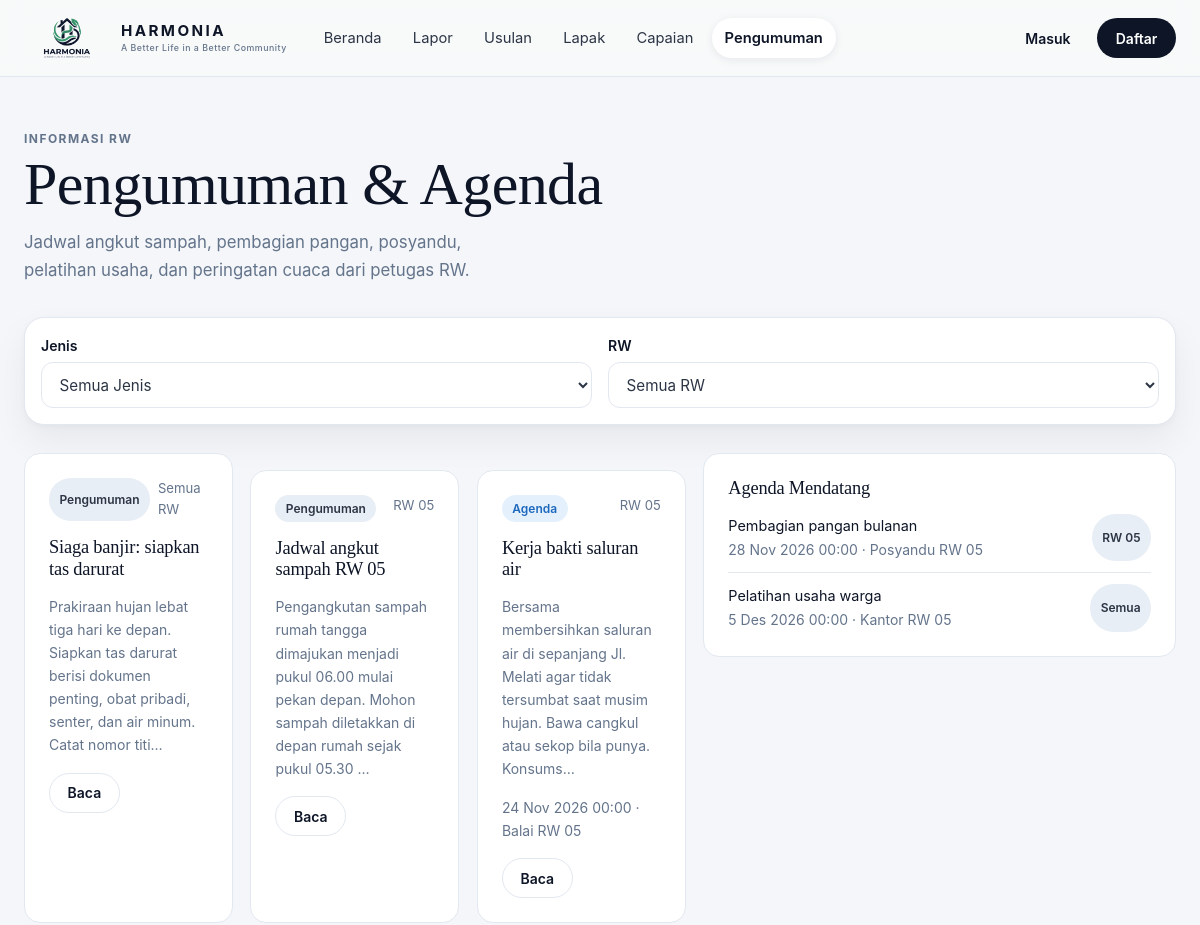
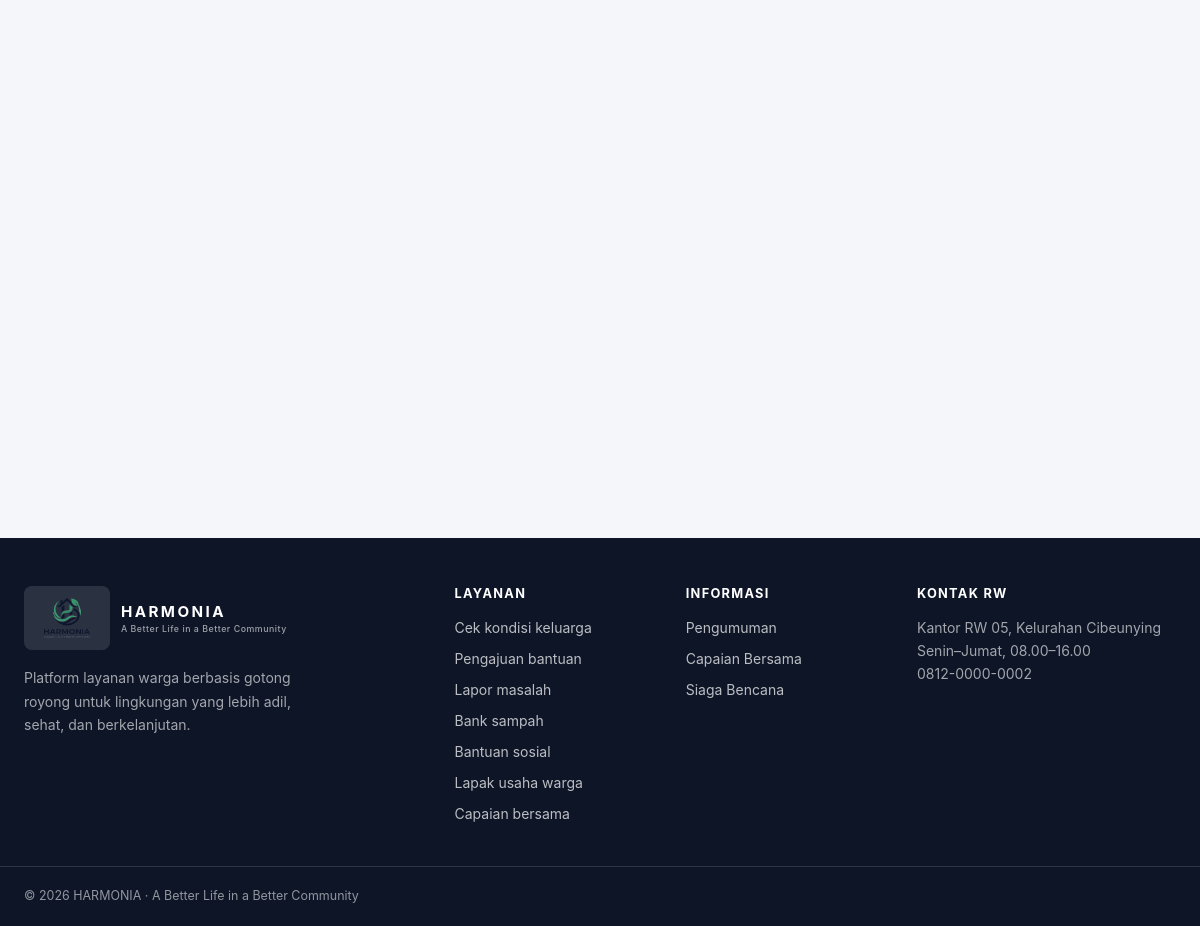
Screenshot of /pengumuman/index.php with the database file from the repository (2 pictures, top to bottom).
### tables this page shows
CREATE TABLE announcements (
  id INT AUTO_INCREMENT PRIMARY KEY,
  author_id INT NOT NULL,
  rw_id INT NULL,                                    
  tipe ENUM('pengumuman','agenda','tips') NOT NULL DEFAULT 'pengumuman',
  judul VARCHAR(120) NOT NULL,
  isi TEXT NOT NULL,
  tanggal_acara DATETIME NULL,                       
  lokasi VARCHAR(120) NULL,
  siaga TINYINT(1) NOT NULL DEFAULT 0,               
  sematkan TINYINT(1) NOT NULL DEFAULT 0,
  berlaku_sampai DATE NULL,
  created_at DATETIME DEFAULT CURRENT_TIMESTAMP,
  updated_at DATETIME DEFAULT CURRENT_TIMESTAMP ON UPDATE CURRENT_TIMESTAMP,
  FOREIGN KEY (author_id) REFERENCES users(id) ON DELETE CASCADE,
  FOREIGN KEY (rw_id) REFERENCES rw(id) ON DELETE CASCADE,
  INDEX idx_tampil (rw_id, tipe, tanggal_acara)
);

CREATE TABLE rw (
  id INT AUTO_INCREMENT PRIMARY KEY,
  nama VARCHAR(30) NOT NULL,
  kelurahan VARCHAR(60) NOT NULL,
  created_at DATETIME DEFAULT CURRENT_TIMESTAMP
);

### includes/helpers.php (called while the page is built, shortened)
<?php
function e($v): string
{
    return htmlspecialchars((string)$v, ENT_QUOTES, 'UTF-8');
}
function tanggal(?string $dt, bool $dengan_jam = false): string
{
    $bulan = [1 => 'Jan', 'Feb', 'Mar', 'Apr', 'Mei', 'Jun', 'Jul', 'Agu', 'Sep', 'Okt', 'Nov', 'Des'];
    $t = strtotime($dt);
    return date('j', $t) . ' ' . $bulan[(int)date('n', $t)] . ' ' . date('Y', $t) . ($dengan_jam ? ' ' . date('H:i', $t) : '');
}

### pengumuman/index.php (the view, shortened to what this page needs)
<?php
require_once __DIR__ . '/../config/auth.php';
$sql = 'SELECT a.*, rw.nama AS rw FROM announcements a LEFT JOIN rw ON rw.id = a.rw_id
    WHERE (a.berlaku_sampai IS NULL OR a.berlaku_sampai >= CURDATE())';
$params = [];
$sql .= ' ORDER BY a.sematkan DESC, a.created_at DESC LIMIT 30';
$st = $pdo->prepare($sql);
$st->execute($params);
$data = $st->fetchAll();
$st = $pdo->prepare("SELECT a.*, rw.nama AS rw FROM announcements a LEFT JOIN rw ON rw.id = a.rw_id
    WHERE a.tipe = 'agenda' AND a.tanggal_acara >= NOW()
      AND (a.berlaku_sampai IS NULL OR a.berlaku_sampai >= CURDATE())
    ORDER BY a.tanggal_acara ASC LIMIT 5");
$st->execute();
$agenda = $st->fetchAll();
?>
<?php include ROOT_DIR . '/includes/header.php'; ?>
<section class="section">
    <div class="container">
        <div class="section__head">
            <div>
                <p class="eyebrow">Informasi RW</p>
                <h1>Pengumuman &amp; Agenda</h1>
                <p class="lead">Jadwal angkut sampah, pembagian pangan, posyandu, pelatihan usaha, dan peringatan cuaca dari petugas RW.</p>
            </div>
        </div>
        <form method="get" class="form-card" style="padding:1rem">
            <div class="form-grid">
                <div class="field" style="margin-bottom:0">
                    <label for="tipe">Jenis</label>
                    <select id="tipe" name="tipe" onchange="this.form.submit()">
                        <option value="">Semua Jenis</option>
                    </select>
                </div>
                <div class="field" style="margin-bottom:0">
                    <label for="rw">RW</label>
                    <select id="rw" name="rw" onchange="this.form.submit()">
                        <option value="">Semua RW</option>
                    </select>
                </div>
            </div>
        </form>
        <div class="dash-grid mt-3">
            <div>
                <?php if ($data) : ?>
                    <div class="lapak-grid">
                        <?php foreach ($data as $a) : ?>
                            <article class="panel">
                                <div class="lapak__meta">
                                    <span class="chip chip--<?= $a['tipe'] === 'agenda' ? 'info' : ($a['tipe'] === 'tips' ? 'accent' : 'netral') ?>"><?= ucfirst(e($a['tipe'])) ?></span>
                                    <span><?= e($a['rw'] ?? 'Semua RW') ?></span>
                                </div>
                                <h3 class="mt-2"><?= e($a['judul']) ?></h3>
                                <p class="small"><?= e(mb_strimwidth($a['isi'], 0, 140, '…')) ?></p>
                                <?php if ($a['tanggal_acara']) : ?>
                                    <p class="small muted"><?= tanggal($a['tanggal_acara'], true) ?><?= $a['lokasi'] ? ' · ' . e($a['lokasi']) : '' ?></p>
                                <?php endif; ?>
                                <a class="btn btn--outline btn--sm" href="<?= BASE ?>/pengumuman/detail.php?id=<?= (int)$a['id'] ?>">Baca</a>
                            </article>
                        <?php endforeach; ?>
                    </div>
                <?php else : ?>
                    <div class="empty"><b>Belum Ada Pengumuman</b>Informasi dari petugas RW akan tampil di sini.</div>
                <?php endif; ?>
            </div>
            <div>
                <div class="panel">
                    <h3>Agenda Mendatang</h3>
                    <?php if ($agenda) : ?>
                        <ul class="list-plain">
                            <?php foreach ($agenda as $a) : ?>
                                <li>
                                    <span><a href="<?= BASE ?>/pengumuman/detail.php?id=<?= (int)$a['id'] ?>"><?= e($a['judul']) ?></a><br><span class="small muted"><?= tanggal($a['tanggal_acara'], true) ?><?= $a['lokasi'] ? ' · ' . e($a['lokasi']) : '' ?></span></span>
                                    <span class="chip chip--netral"><?= e($a['rw'] ?? 'Semua') ?></span>
                                </li>
                            <?php endforeach; ?>
                        </ul>
                    <?php else : ?>
                        <p class="small muted">Belum ada agenda mendatang.</p>
                    <?php endif; ?>
                </div>
            </div>
        </div>
    </div>
</section>
<?php include ROOT_DIR . '/includes/footer.php'; ?>

### assets/css/style.css (style rules this page uses)
:root { --lime: #B8F53B; --lime-dark: #84cc16; --navy: #0D1527; --navy-hover: #16223D; --slate: #2C3545; --muted: #64748B; --bg: #F4F6F9; --hero: #E8EEF5; --border: #E2E8F0; --white: #fff; --sage: #E7F6ED; --sage-ink: #1B7A53; --sky: #E4F1FD; --sky-ink: #1D68BD; --peach: #FDEEE9; --peach-ink: #C8502B; --lavender: #EFEBF9; --lavender-ink: #6D32D8; --radius: 20px; --radius-sm: 12px; --shadow-soft: 0 16px 36px rgba(13, 21, 39, .06), 0 2px 6px rgba(13, 21, 39, .03); --shadow-lift: 0 24px 48px rgba(13, 21, 39, .12), 0 6px 14px rgba(13, 21, 39, .05); --serif: Georgia, "Times New Roman", Times, serif; --sans: -apple-system, BlinkMacSystemFont, "Segoe UI", Roboto, Helvetica, Arial, sans-serif; }
* { box-sizing: border-box; }
html { scroll-behavior: smooth; }
body { margin: 0; background: var(--bg); color: var(--slate); font: 400 1rem/1.65 var(--sans); -webkit-font-smoothing: antialiased; }
a { color: var(--navy); text-decoration: none; }
h1, h2, h3 { font-family: var(--serif); font-weight: 400; color: var(--navy); line-height: 1.18; margin: 0 0 .6rem; letter-spacing: -.01em; }
h1 { font-size: clamp(2.4rem, 5vw, 4rem); }
h3 { font-size: 1.25rem; }
p { margin: 0 0 1rem; color: var(--muted); }
ul { margin: 0; padding: 0; }
.container { width: 100%; max-width: 1240px; margin: 0 auto; padding: 0 1.5rem; }
.eyebrow { font-size: .75rem; font-weight: 700; letter-spacing: .12em; text-transform: uppercase; color: var(--muted); margin: 0 0 .9rem; }
.lead { font-size: 1.05rem; max-width: 46ch; }
.muted { color: var(--muted); }
.small { font-size: .875rem; }
.mt-2 { margin-top: 1rem; }
.mt-3 { margin-top: 1.75rem; }
.btn { display: inline-flex; align-items: center; justify-content: center; gap: .5rem; min-height: 44px; padding: .75rem 1.5rem; border-radius: 9999px; border: 1px solid transparent; font: 600 .95rem var(--sans); cursor: pointer; transition: transform .18s ease, box-shadow .18s ease, background .18s ease, color .18s ease; }
.btn--outline { background: transparent; border-color: var(--border); color: var(--navy); }
.btn--sm { min-height: 40px; padding: .5rem 1.1rem; font-size: .875rem; }
.section { padding: 3.25rem 0; }
.section__head { display: flex; align-items: flex-end; justify-content: space-between; gap: 2rem; margin-bottom: 2rem; }
.section__head p { max-width: 46ch; margin: 0; }
.chip { display: inline-flex; align-items: center; gap: .35rem; padding: .2rem .65rem; border-radius: 9999px; font-size: .75rem; font-weight: 600; white-space: nowrap; }
.chip--netral { background: var(--hero); color: var(--slate); }
.chip--info { background: var(--sky); color: var(--sky-ink); }
.lapak-grid { display: grid; grid-template-columns: repeat(3, minmax(0, 1fr)); grid-auto-rows: 1fr; gap: 1.1rem; }
.lapak__meta { margin-top: auto; font-size: .82rem; color: var(--muted); display: flex; justify-content: space-between; gap: .5rem; }
.form-card { background: #fff; border: 1px solid var(--border); border-radius: var(--radius); padding: 1.75rem; box-shadow: var(--shadow-soft); }
.form-grid { display: grid; grid-template-columns: 1fr 1fr; gap: 1rem; }
.field { display: grid; gap: .35rem; margin-bottom: 1rem; }
.field label { font-size: .88rem; font-weight: 600; color: var(--navy); }
.field input, .field select, .field textarea { width: 100%; padding: .7rem .85rem; border: 1px solid var(--border); border-radius: var(--radius-sm); font: inherit; font-size: .95rem; color: var(--slate); background: #fff; min-height: 44px; }
.dash-grid { display: grid; grid-template-columns: 1.4fr 1fr; gap: 1.1rem; align-items: stretch; }
.panel { background: #fff; border: 1px solid var(--border); border-radius: 16px; padding: 1.5rem; }
.panel h3 { font-size: 1.15rem; margin-bottom: .9rem; }
.panel + .panel { margin-top: 1.1rem; }
.list-plain { list-style: none; display: grid; gap: .7rem; }
.list-plain li { display: flex; justify-content: space-between; gap: 1rem; font-size: .9rem; border-bottom: 1px solid var(--border); padding-bottom: .65rem; }
.list-plain li:last-child { border-bottom: 0; padding-bottom: 0; }
.js .reveal { opacity: 0; transform: translateY(24px); transition: opacity .6s ease, transform .6s ease; }
.js .reveal.is-visible { opacity: 1; transform: none; }

### rows the page displays
announcements: tipe "Pengumuman", rw "Semua RW", judul "Siaga banjir: siapkan tas darurat", isi "Prakiraan hujan lebat tiga hari ke depan. Siapkan tas darurat berisi dokumen penting, obat pribadi, senter, dan air minum. Catat nomor titi…"
announcements: tipe "Pengumuman", rw.nama "RW 05", judul "Jadwal angkut sampah RW 05", isi "Pengangkutan sampah rumah tangga dimajukan menjadi pukul 06.00 mulai pekan depan. Mohon sampah diletakkan di depan rumah sejak pukul 05.30 …"
announcements: tipe "Agenda", rw.nama "RW 05", judul "Kerja bakti saluran air", isi "Bersama membersihkan saluran air di sepanjang Jl. Melati agar tidak tersumbat saat musim hujan. Bawa cangkul atau sekop bila punya. Konsums…", tanggal_acara "24 Nov 2026 00:00", lokasi "Balai RW 05"
announcements: judul "Pembagian pangan bulanan", tanggal_acara "28 Nov 2026 00:00", lokasi "Posyandu RW 05", rw.nama "RW 05"
announcements: judul "Pelatihan usaha warga", tanggal_acara "5 Des 2026 00:00", lokasi "Kantor RW 05", rw "Semua"

### other values shown
$label "Beranda"
$label "Lapor"
$label "Usulan"
$label "Lapak"
$label "Capaian"
$label "Pengumuman"
$label "Cek kondisi keluarga"
$label "Pengajuan bantuan"
$label "Lapor masalah"
$label "Bank sampah"
$label "Bantuan sosial"
$label "Lapak usaha warga"
$label "Capaian bersama"
